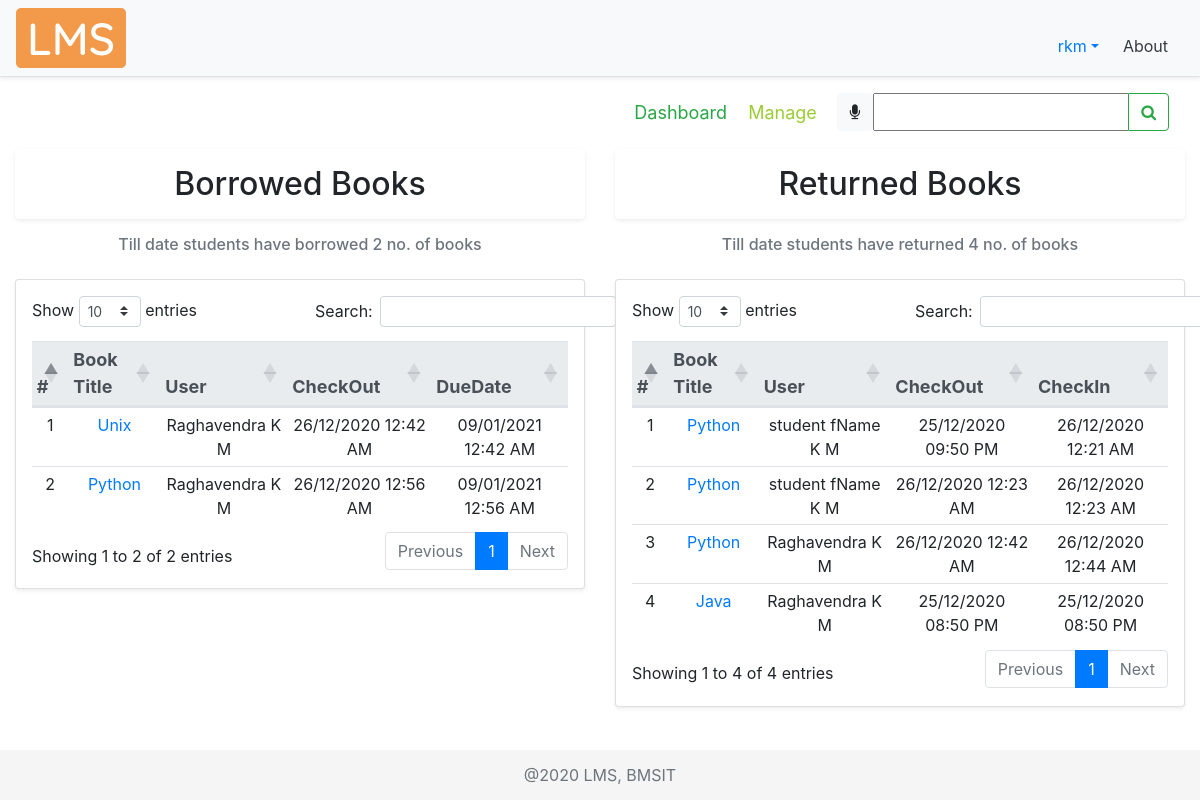
Before: /dashboard/ (signed in) with the older database file.
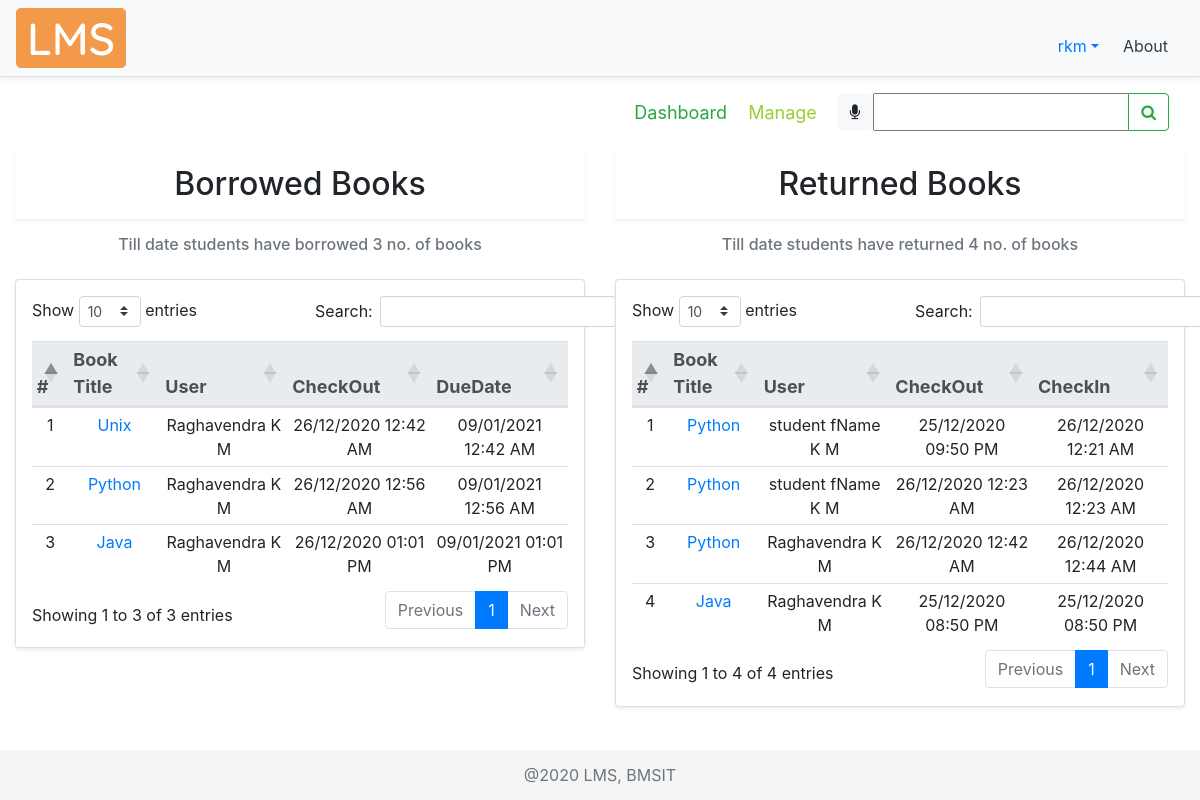
After: the same page with the newer database file.
### account/models.py (models this page shows, shortened)
class Account(AbstractBaseUser):
    COURSES = (
        ("ISE","Information Science Engineering"),
        ("CSE","Computer Science Engineering"),
        ("ECE","Electronics and Communication Engineering"),
        ("ME","Mechanical Engineering"),
        ("ETE","Electronics and Telecommunication Engineering"),
        ("EEE","Electrical and Electronics Engineering"),
        ("CIV","Civil Engineering"),
        ("MCA","Master of Computer Applications"),
        ("AI&ML","Artificial Intelligence and Machine Learning")
    )
    SEM = (
        (1, 1),
        (2, 2),
        (3, 3),
        (4, 4),
        (5, 5),
        (6, 6),
        (7, 7),
        (8, 8),
    )
    email = models.EmailField(verbose_name="email", max_length=50, unique=True, help_text="Email id")
    username = models.CharField(max_length=30, unique=True, help_text="Username")
    fName = models.CharField(max_length=20, help_text='First name')
    mName = models.CharField(max_length=20, help_text='Middle name', blank=True)
    lName = models.CharField(max_length=20, help_text='Last name', blank=True)
    streetAddr = models.CharField(max_length=50, help_text="Street Address", null=True)
    district = models.CharField(max_length=20, null=True, help_text="District")
    state = models.CharField(max_length=20, null=True, help_text="State")
    pinCode = models.CharField(max_length=6, null=True, help_text="PIN Code")
    phoneNum = models.CharField(max_length=10, null=True, blank=True, help_text="Phone number")
    USN = models.CharField(max_length=10, null=True, unique=True, blank=True, help_text="University Serial Number", validators=[RegexValidator(regex='[1-4]{1}[a-zA-Z]{2}[0-9]{2}[a-zA-Z]{2}[0-9]{3}', message="Enter a valid USN", code="invalid_USN")])
    course = models.CharField(max_length=50, null=True, choices=COURSES, blank=True, help_text="Branch")
    sem = models.PositiveSmallIntegerField(null=True, choices=SEM, blank=True, help_text="Semester")
    salary = models.CharField(max_length=6, null=True, blank=True, help_text="Salary")
    date_joined = models.DateTimeField(verbose_name='date joined', auto_now_add=True)
    last_login = models.DateTimeField(verbose_name='last login', auto_now=True)
    is_admin = models.BooleanField(default=False)
    is_active = models.BooleanField(default=True)
    is_staff = models.BooleanField(default=False)
    is_superuser = models.BooleanField(default=False)
    USERNAME_FIELD = 'email'
    REQUIRED_FIELDS = ['username', 'fName']
    objects = MyAccountManager()

### libraryApp/models.py (models this page shows, shortened)
class BOOK(models.Model):
    GENRE = (
        ("CS", "Computer Science"),
        ("MATH", "Mathematics"),
        ("ELE", "Electronics"),
        ("TC", "Telecommunication"),
        ("CHE", "Chemistry"),
        ("PHY", "Physics"),
        ("MEC", "Mechanics"),
        ("EVS", "Environmental Science"),
        ("BIO", "Bioengineering"),
        ("BUS", "Business Skills"),
    )
    bookTitle = models.CharField(max_length=50, help_text="Book Title")
    genre = models.CharField(max_length=30, null=True, choices=GENRE, help_text="Category")
    pubYear = models.CharField(max_length=4, null=True, help_text="Year of publication")
    isbn = models.CharField(max_length=13, null=True, unique=True, help_text="International Standard Book Number")
    librarianID = models.ForeignKey(
        settings.AUTH_USER_MODEL, null=True, on_delete=models.CASCADE, help_text="Librarian ID")
    pubID = models.ForeignKey(PUBLISHER, null=True, on_delete=models.CASCADE, help_text="Publisher ID")
    authorID = models.ManyToManyField(AUTHOR, help_text="Authors")
    def __str__(self):
        return self.bookTitle

class BORROWEDBOOK(models.Model):
    checkOut = models.DateTimeField(auto_now_add=True, null=True, help_text="Check out date")
    dueDate = models.DateTimeField(null=True, blank=True, help_text="Due date")
    checkIn = models.DateTimeField(auto_now_add=False, null=True, blank=True, help_text="Check in date")
    userID = models.ForeignKey(settings.AUTH_USER_MODEL, null=True, on_delete=models.CASCADE, help_text="User ID")
    bookID = models.ForeignKey(BOOK, null=True, on_delete=models.CASCADE, help_text="Book ID")

### libraryApp/views.py (the view, shortened to what this page needs)
# urls.py: path('dashboard/', views.dashboard, name="dashboard"),
@login_required(login_url='signin')
def dashboard(request):
    dashboard = 'libraryApp/dashboard.html'
    myFilter = BookFilter(request.GET, queryset=BOOK.objects.all())
    if request.method == "POST":
        print(request.POST)
        return redirect(searchBook, book=request.POST['bookTitle'])
    dbActive = True
    bCount = 0
    rCount = 0
    books = BOOK.objects.all()
    bbList = []
    rbList = []
    user = request.user
    if user.is_staff:
        for i in books:
            bb = i.borrowedbook_set.all()
            if bb.exists():
                for j in bb:
                    userName = j.userID.fName + " " + j.userID.mName + " " + j.userID.lName
                    if j.checkIn is None:
                        bCount += 1
                        bbList.append(tempDashboard(
                            None, j.bookID, j.bookID.id, userName, None, None, j.checkOut, None, j.dueDate))
                    else:
                        rCount += 1
                        rbList.append(tempDashboard(
                            None, j.bookID, j.bookID.id, userName, None, None, j.checkOut, j.checkIn, None))
    context = {
        "borrowedBooks": bbList,
        "bCount": bCount,
        "returnedBooks": rbList,
        "rCount": rCount,
        "myFilter": myFilter,
        "dbActive": dbActive
    }
    return render(request, dashboard, context)

### libraryApp/templates/libraryApp/dashboard.html (shortened to what this page needs)
{% extends 'libraryApp/main.html' %}
{% load static %}
{% block content %}
<nav class="navbar">
  <div class="navbar-nav mySubMenu ml-auto">
    <nav>
      <a class="text-success" href="{% url 'dashboard' %}">Dashboard</a>
      {% if request.user.is_staff %}
        <a href="{% url 'manage' %}" title="Click here to manage books">Manage</a>
      {% endif %}
    </nav>
  </div>
  <form class="form-inline" method="POST">
    <div class="input-group">
      <div id="speech" class="btn btn-light" title="Click the mic to speak">
        <i class="fa fa-microphone" aria-hidden="true"></i>
      </div>
      {{myFilter.form}}
      <div class="input-group-append">
        <button id="searchButton" class="btn btn-outline-success" type="submit">
          <i class="fa fa-search"></i>
        </button>
      </div>
    </div>
  </form>
</nav>
<div class="row">
  <div class="col-md-6 cardMargin">
    <h2 class="text-center shadow-sm p-3 bg-white rounded">Borrowed Books</h2>
    <div class="col-md-12 mt-3">
      <h6 class="form-text text-center text-muted">
      {% if request.user.is_staff %}
        {% if bCount > 0 %}
          Till date students have borrowed {{bCount}} no. of books
        {% else %}
          Currently, students have not borrowed any books☹
        {% endif %}
      {% else %}
      {% if bCount > 0 %}
          Till date you have borrowed {{bCount}} no. of books
        {% else %}
          <p>Click <a href="{% url 'borrowbook' %}">here</a> to borrow books from the library</p>
        {% endif %}
      {% endif %}
      </h6>
    </div>
    <div class="card card-body shadow-sm p-3 bg-white rounded mt-4">
      <table id="dataTable1" class="table table-sm table-hover text-center">
        <thead class="thead-light threadText">
          <tr>
            <th scope="col">#</th>
            <th scope="col">Book Title</th>
            {% if request.user.is_staff %}
              <th scope="col">User</th>
            {% endif %}
            <th scope="col">CheckOut</th>
            <th scope="col">DueDate</th>
          </tr>
        </thead>
        {% for i in borrowedBooks %}
        <tr>
          <td>{{forloop.counter}}</td>
          <td><a href="{% url 'viewbook' i.bookID %}">{{i.bookTitle}}</a></td>
          {% if request.user.is_staff %}
            <td>{{i.userName}}</td>
          {% endif %}
          <td>{{i.checkOut|date:"d/m/Y h:i A"}}</td>
          <td>{{i.dueDate|date:"d/m/Y h:i A"}}</td>
        </tr>
        {% endfor %}
      </table>
    </div>
  </div>
  <br>
  <div class="col-md-6 cardMargin">
    <h2 class="text-center shadow-sm p-3 bg-white rounded">Returned Books</h2>
    <div class="col-md-12 mt-3">
      <h6 class="form-text text-center text-muted">
        Till date {% if request.user.is_staff %}
            students
          {% else %}
             you
          {% endif %} have returned {{rCount}} no. of books
      </h6>
    </div>
    <div class="card card-body shadow-sm p-3 bg-white rounded mt-4">
      <table id="dataTable2" class="table table-sm table-hover text-center">
        <thead class="thead-light threadText text-center">
          <tr>
            <th scope="col">#</th>
            <th scope="col">Book Title</th>
            {% if request.user.is_staff %}
              <th scope="col">User</th>
            {% endif %}
            <th scope="col">CheckOut</th>
            <th scope="col">CheckIn</th>
          </tr>
        </thead>
        {% for i in returnedBooks %}
        <tr>
          <td>{{forloop.counter}}</td>
          <td><a href="{% url 'viewbook' i.bookID %}">{{i.bookTitle}}</a></td>
          {% if request.user.is_staff %}
            <td>{{i.userName}}</td>
          {% endif %}
          <td>{{i.checkOut|date:"d/m/Y h:i A"}}</td>
          <td>{{i.checkIn|date:"d/m/Y h:i A"}}</td>
        </tr>
        {% endfor %}
      </table>
    </div>
  </div>
</div>
{% endblock %}

### libraryApp/templates/libraryApp/main.html (shortened to what this page needs)
{% load static %}
<!DOCTYPE html>
<html lang="en">
<head>
  <link rel="stylesheet" href="https://cdn.jsdelivr.net/npm/bootstrap@4.5.3/dist/css/bootstrap.min.css">
  <link rel="stylesheet" href="https://stackpath.bootstrapcdn.com/font-awesome/4.7.0/css/font-awesome.min.css">
  <link rel="stylesheet" href="{% static '/css/main.css' %}">
  <link rel="stylesheet" href="https://cdn.datatables.net/1.10.22/css/dataTables.bootstrap4.min.css">
</head>
<body>
  {% include 'libraryApp/navbar.html' %}
  <div class="container-fluid">
    {% block content %}
    {% endblock %}
  </div>
  <br>
  <footer class="footer">
    <div class="container text-center">
      <span class="text-muted">@2020 LMS, BMSIT</span>
    </div>
  </footer>
</body>
</html>

### libraryApp/templates/libraryApp/navbar.html (shortened to what this page needs)
{% load static %}
    <div class="d-flex flex-column flex-md-row align-items-center p-2 px-md-3 mb-2 bg-light border-bottom shadow-sm">
      <img class="logo my-0 mr-md-auto font-weight-normal" src="{% static '/img/lms.png' %}" alt="LMS Logo">
        <nav class="nav mt-3 mr-2">
            <div class="nav-item dropdown">
              <a class="nav-link dropdown-toggle" data-toggle="dropdown" role="button">{{request.user.username}}</a>
            </div>
            <a class="p-2 text-dark" href="{% url 'about' %}">About</a>
        </nav>
    </div>

### static/css/main.css (style rules this page uses)
html { position: relative; min-height: 100%; }
body { margin-bottom: 60px; background-color: #fff; }
.footer { position: absolute; bottom: 0; width: 100%; height: 50px; line-height: 50px; background-color: #f5f5f5; }
.cardMargin { margin-top: 10px; }
.mySubMenu { margin-right: 10px; padding: 2px; font-size: large; }
.mySubMenu a { padding-left: 8px; padding-right: 8px; color: yellowgreen; }

### libraryApp/templates/libraryApp/main.html (style rules this page uses)
.threadText { font-size: 18px; padding: 5px; margin: 5px; }

Changed rows visible on the page:
added BORROWEDBOOK: checkOut "26/12/2020 01:01 PM", dueDate "09/01/2021 01:01 PM"
Other visible differences:
{{ bCount }}: "2" → "3"
text written by a page script: "Show entries Search: Showing 1 to 2 of 2 entries Previous 1 Next" → "Show entries Search: Showing 1 to 3 of 3 entries Previous 1 Next"
new list line: "3 Raghavendra K M"
new list line: "Java"
